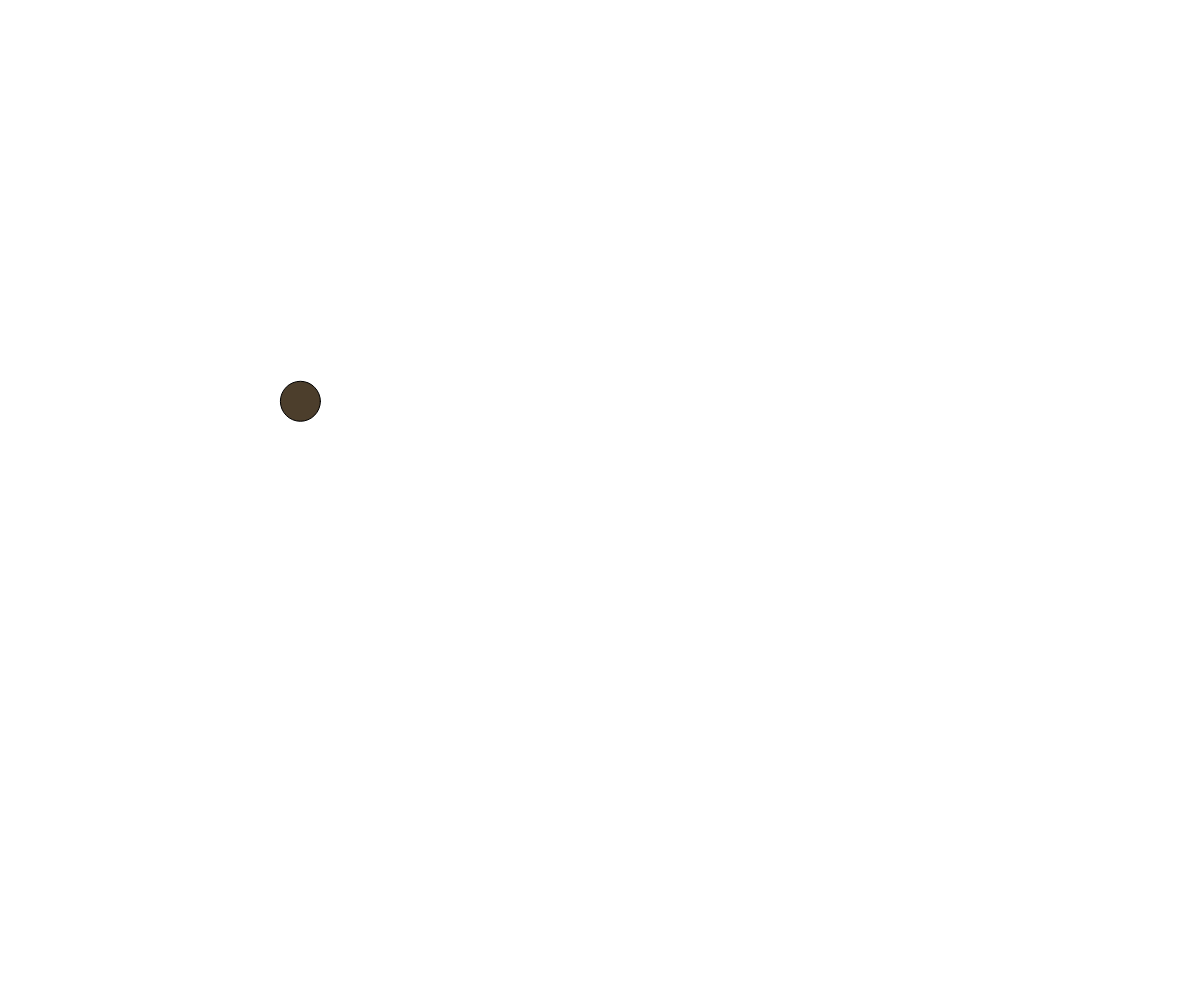
Frame 1 (no input)
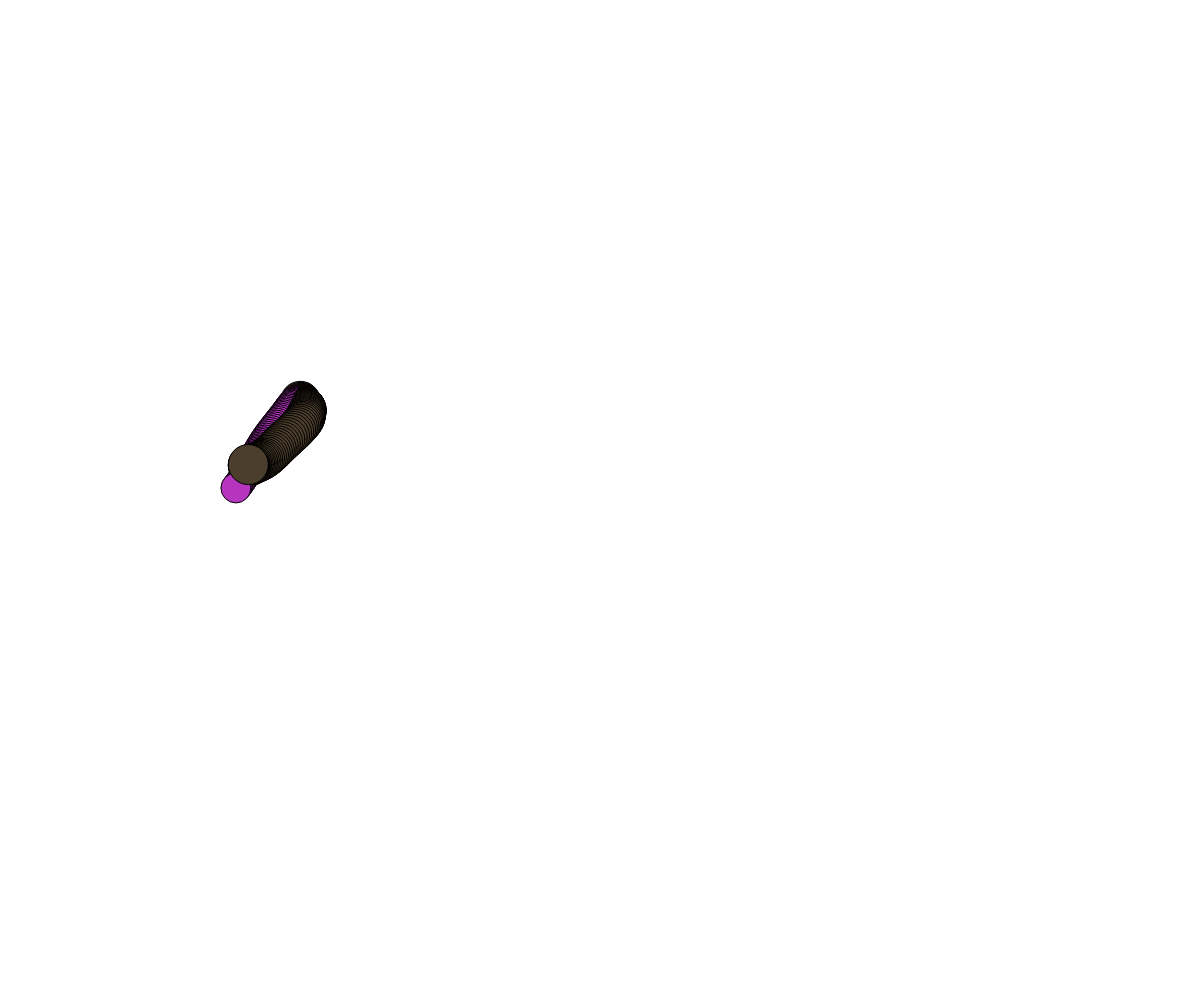
Frame 60 (no input)
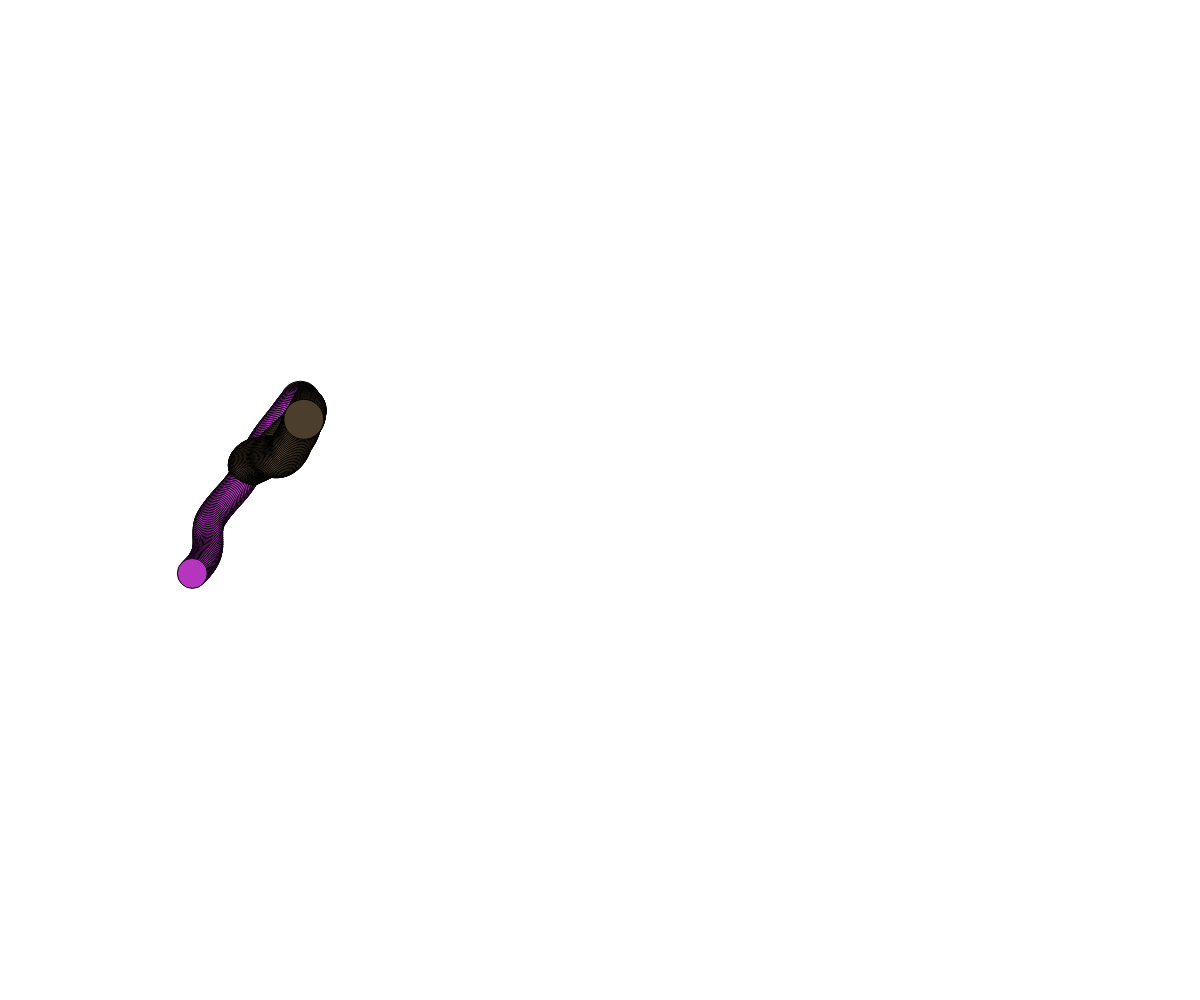
Frame 120 (the mouse pressed at the canvas centre since frame 60)

The p5.js sketch that drew these frames (run headless with seeded random() and noise() and a simulated clock; from frame 60 on, the mouse is pressed at the canvas centre):

// p5.js sketch
// ── sketch.js
// Object notation and Rotation
// Muhammad Ismail
// 3/2/2026

// Global Varaiables section
let ball, ball2; // Objects can't be created before setup

function setup() {
  createCanvas(windowWidth, windowHeight);
  ball = { // object notation. Inside the brackets
          // set up a bunch of property:value pairs
      x: 300, y: 400, size:30,
      c:color(random(255), random(255), random(255)),
      timeX: random(100), timeY: random(100), timeOff: 0.01
    }

  ball2 = { // object notation. Inside the brackets
      // set up a bunch of property:value pairs
  x: 300, y: 400, size:40,
  c:color(random(255), random(255), random(255)),
  timeX: random(100), timeY: random(100), timeOff: 0.02
  }

  //noStroke();

}

function moveBall(b){
  // b → Ball type object
  // update the position and draw the ball
  
  // genrate how to change x and y position(noise)
  let dx = noise(b.timeX); //0-1
  dx = map(dx, 0, 1, -5, 5); //dx: -5 to 5
  let dy = noise(b.timeY); //0-1
  dy = map(dy, 0, 1, -5, 5); //dy: -5 to 5

  // advance out noise graph "cursors"
  b.timeX += b.timeOff; b.timeY += b.timeOff;

  // Update the position
  b.x += dx; b.y += dy;

  // Corrections (wrap around)
  if(b.x < 0) b.x = width;
  else if(b.x > width) b.x = 0;
  if(b.y < 0) b.y = height;
  else if(b.y > height) b.y =0;

  // render the circle:
  fill(b.c);
  circle(b.x, b.y, b.size);

}

function draw() {
  //background(220);
  moveBall(ball);
  moveBall(ball2);
}
